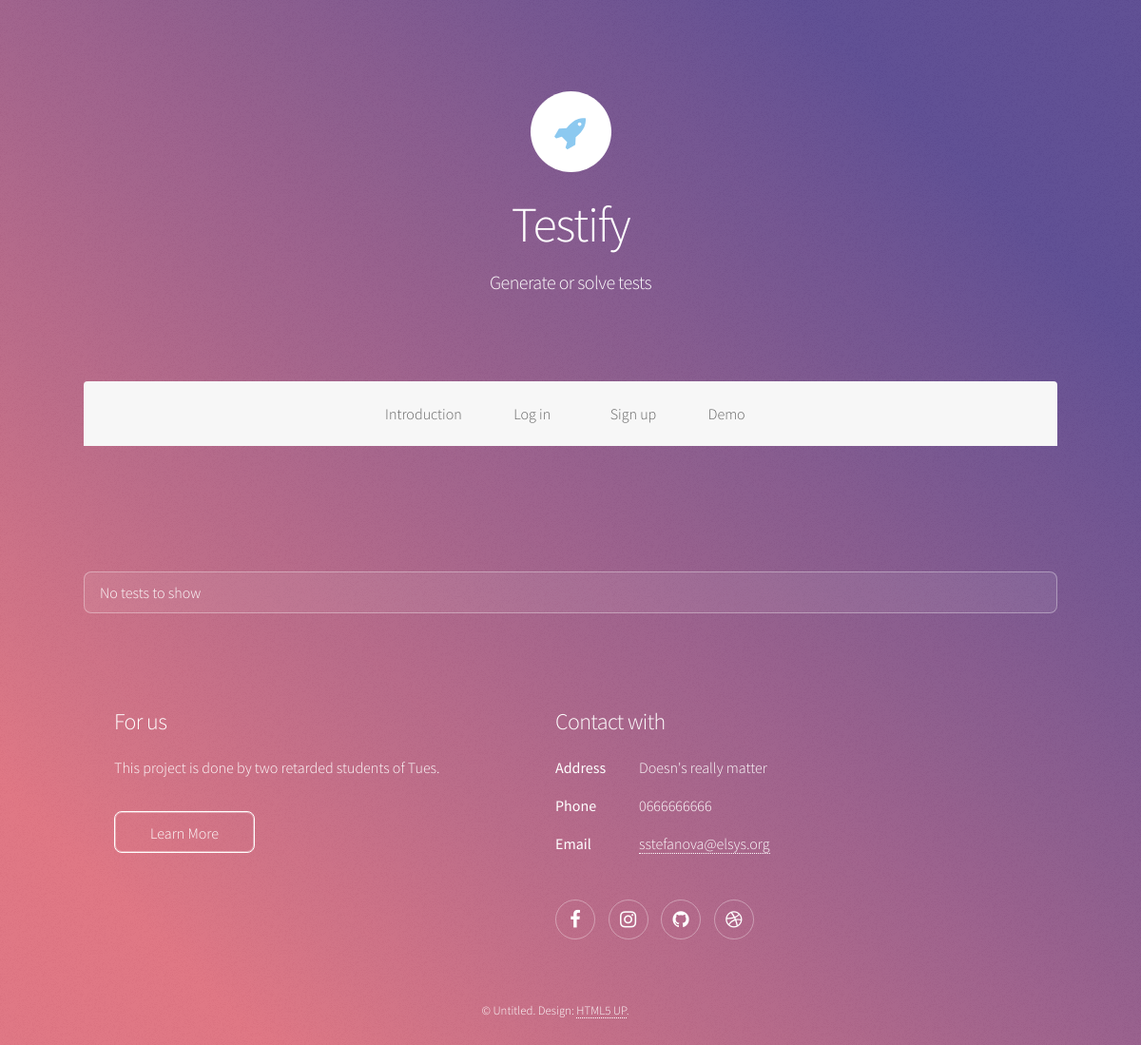
The page /testChooseEnglish/ on the database as committed earlier.
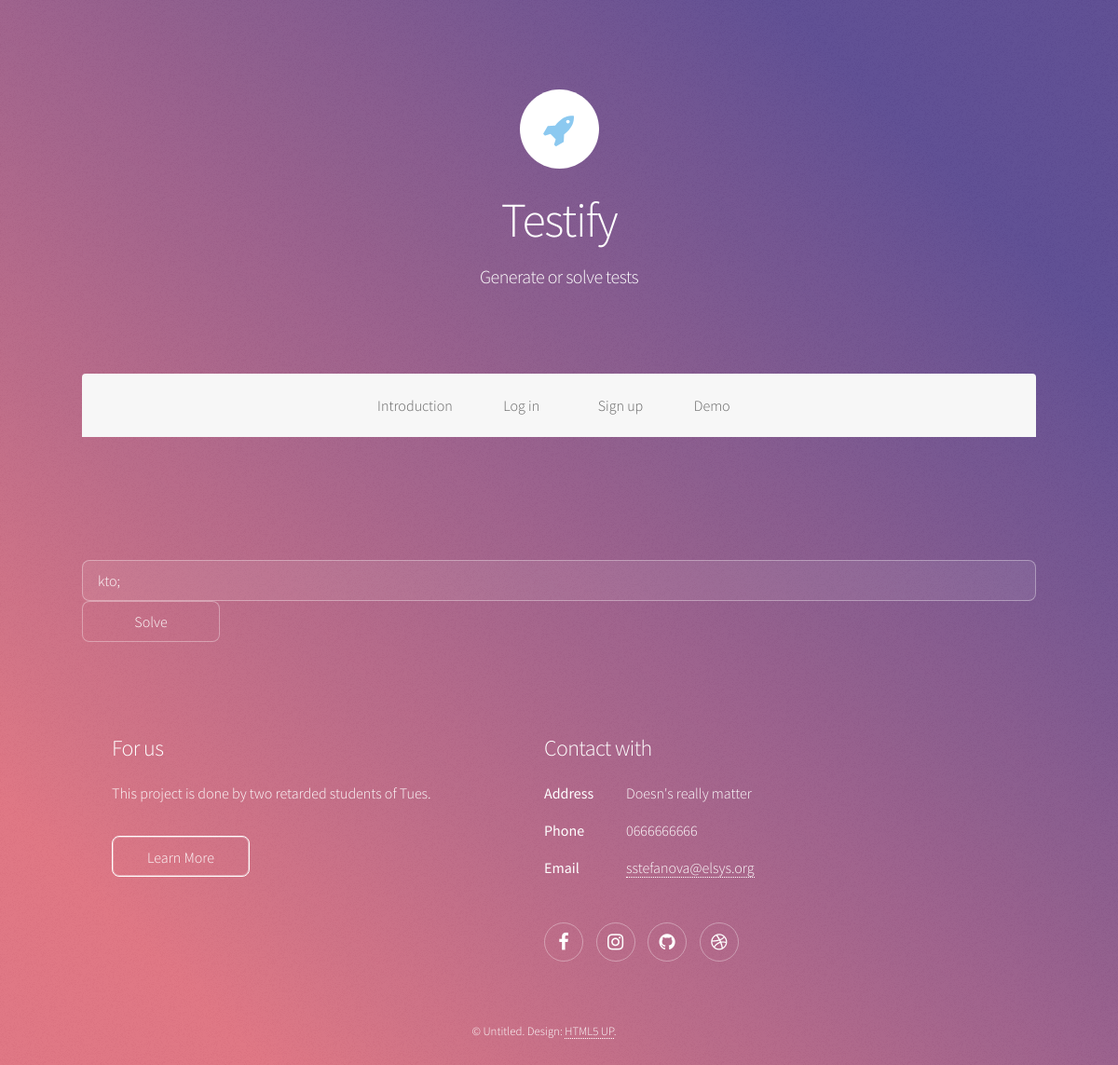
The same page on the database as committed later.
### tests/models.py (models this page shows, shortened)
class Test(models.Model):
	name = models.CharField(max_length=100)
	subject = models.CharField(max_length=100)
	q_num = models.CharField(max_length=100)
	a_num = models.CharField(max_length=100)
	class Meta:
		ordering = ['pk']

### tests/views.py (the view)
# urls.py: url(r'^testChooseEnglish/$', views.testChooseEnglish, name='testChooseEnglish'),
def testChooseEnglish(request):
	names = [test.name for test in Test.objects.all().filter(subject="English")]
	return render(request, 'tests/testChoose.html', {'names' : names})

### tests/templates/tests/testChoose.html (shortened to what this page needs)
{% extends "tests/header.html" %}
{% block content %}
<nav id="nav">
  <ul>
    {% if not user.is_authenticated %}
    <li><a href="/">Introduction</a></li>
    <li><a href="/login">Log in</a><li>
    <li><a href="/signup">Sign up</a></li>
    <li><a href="/create">Demo</a><li>
    {% else %}
    <li><a href="/">Introduction</a></li>
    <li><a href="/logout">Log out</a></li>
    <li><a href="/create">Creating tests</a></li>
    <li><a href="/solve">Solving tests</a></li>
    {% endif %}
  </ul>
</nav>
<form action='/getTest/' method="post" style="margin-top: 200px;">
    <select name='tests' id='tests' value='tests' >
        {% if names %}
            {% for i in names %}
            <option type='text' name="test"  id="test" value='{{ i }}' style="color: black" />{{ i }}
            {% endfor %}
        {% else %}
            <option type='text' name='alert' id='alert'  style="color: black" >No tests to show
        {% endif  %}
    </select>
    {% if names %}
        <p><input type="submit" value="Solve" id="Solve"></p>
    {% endif %}
</form>
{% endblock %}

Rows that differ between the two databases and show on the page:
added Test: tests "kto;"
Other text that changed with them:
form field value: (not shown) → "Solve"
form field tests: "No tests to show" → (not shown)
